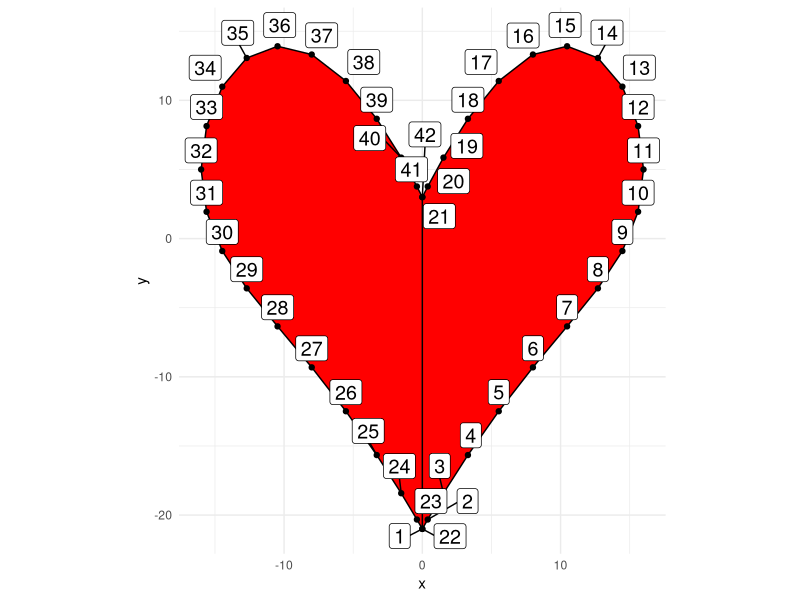
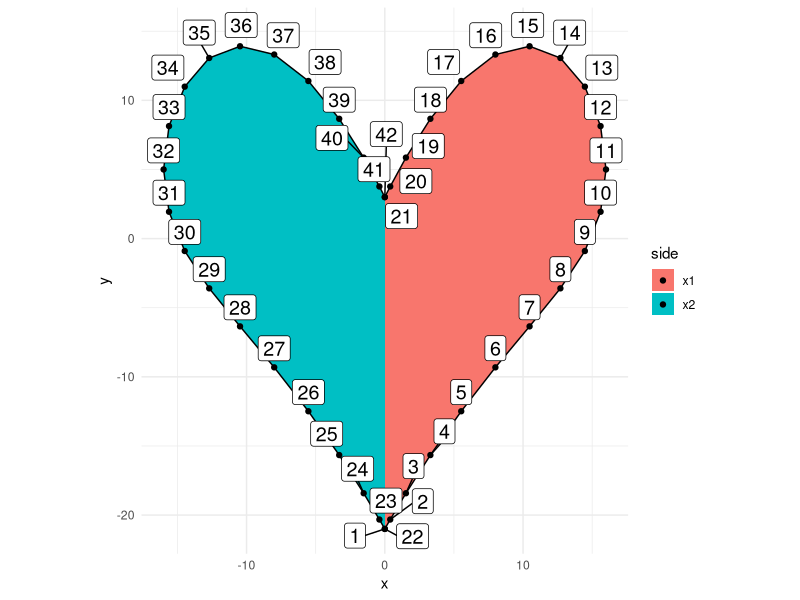
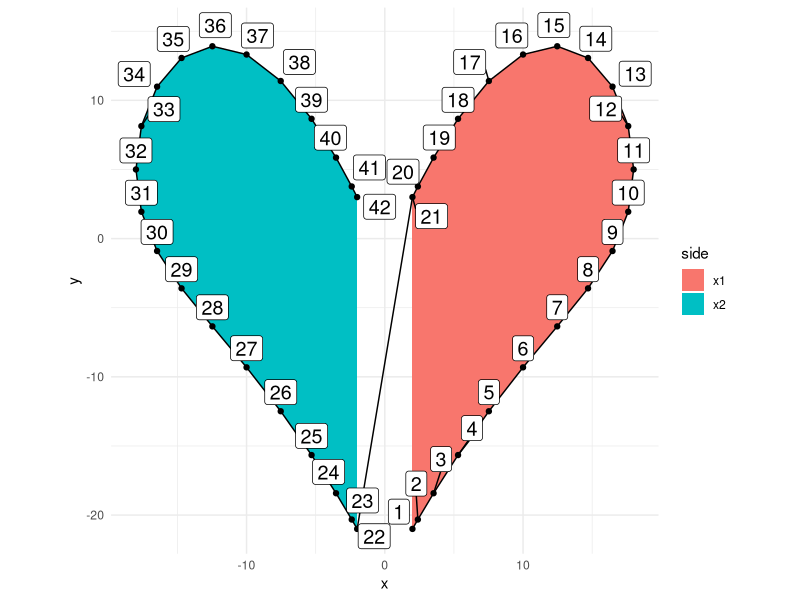
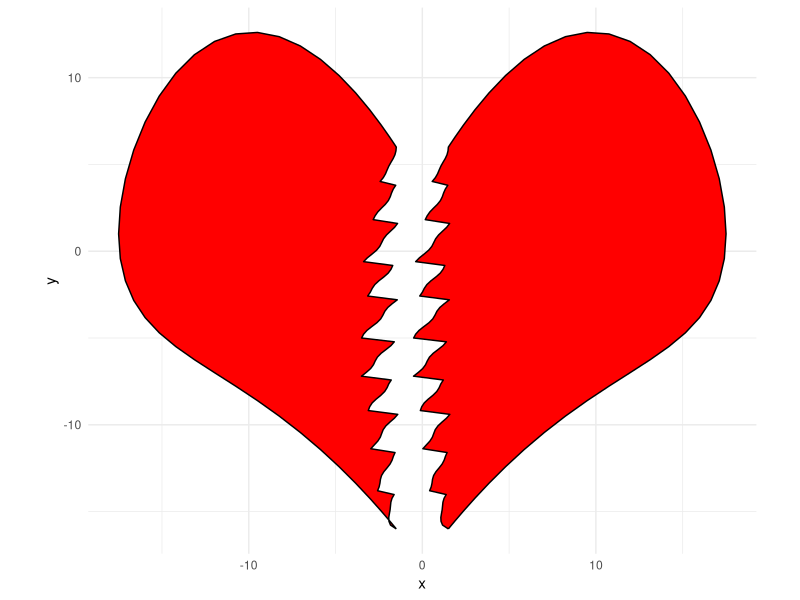

The R script that drew these images, in order:
## ---- chunk 1
library(tidyverse)
## ---- chunk 2
df <- data_frame(t=seq(-pi,0,pi/20),
                 x1=16*sin(t)^2,
                 x2=-x1,
                 y=14*cos(t)-7*cos(2*t)-2*cos(3*t)-2*cos(4*t)
) %>%
  gather(side,x,x1,x2) %>% 
  mutate_at(vars(x,y),~round(.,3)) %>%
  mutate(row=row_number())
## ---- chunk 3
df %>%
  ggplot(aes(x=x,y=y,label=as.character(row))) +
  geom_polygon(fill="red") +
  geom_point (color="black") +
  geom_path() +
  ggrepel::geom_label_repel(color="black", size= 5, nudge_y = 1) +
  coord_fixed() +
  theme_minimal()
## ---- chunk 4
df %>%
  #slice(side) %>% 
  ggplot(aes(x=x,y=y,fill=side,label=as.character(row))) +
  geom_polygon() +
  geom_point(color="black") +
  geom_path() +
  ggrepel::geom_label_repel(color="black", fill="white",size= 5, nudge_y = 1) +
  coord_fixed() +
  theme_minimal()
## ---- chunk 5
df %>%
  mutate(x=x+if_else(side=="x1",2,-2),row=row_number()) %>%
  ggplot(aes(x=x,y=y,label=row)) +
  geom_polygon(aes(fill=side)) +
  geom_point(color="black") +
  geom_path() +
  ggrepel::geom_label_repel(color="black", fill="white",size= 5, nudge_y = 1) +
  coord_fixed() +
  theme_minimal()
## ---- chunk 6
library(tidyverse)
data_frame(t=seq(-pi,0,pi/40),
           x=16*sin(t)^2,
           x_crack=0,
           y=13*cos(t)-3*cos(2*t)-2*cos(3*t)-2*cos(4*t)) %>%
  bind_rows(data_frame(t=seq(0,1,.01),
                       x=min(.$x),
                       x_crack=(-20*(t%%.1)+.1*sin(32*pi*t))*(sin(pi*t)^.5),
                       y=last(.$y)+(first(.$y)-last(.$y))*t)) %>%
  transmute(y,x1=x+x_crack+1.5,x2=-x+x_crack-1.5) %>%
  gather(side,x,x1,x2) %>%
  ggplot(aes(x,y,group=side)) +
  geom_polygon(fill="red") +
  #geom_point (color="black") +
  geom_path() +
  coord_fixed() +
  theme_minimal()
